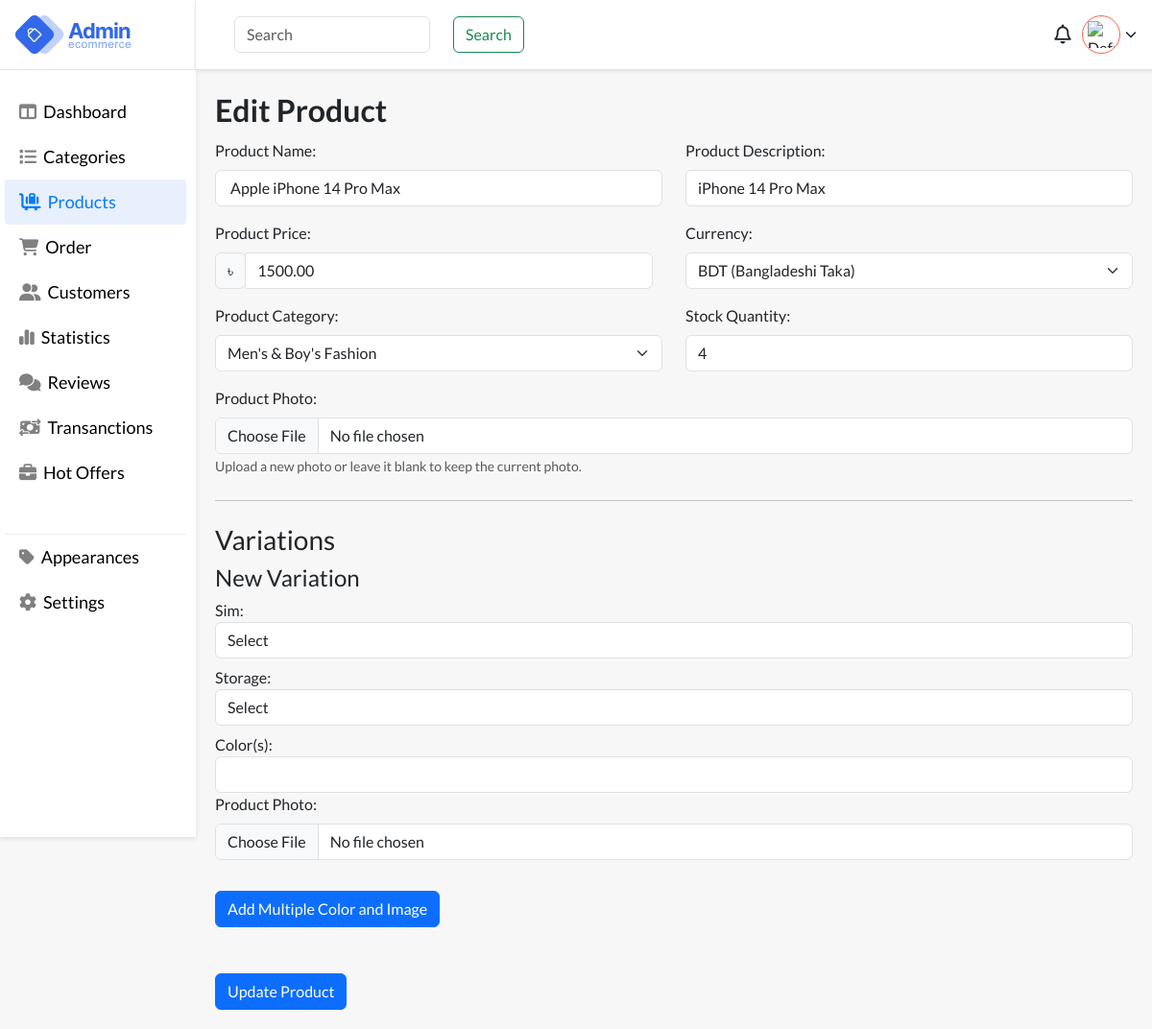
The page /files/edit_product.php?up_id=3 (signed in) on the database as committed earlier.
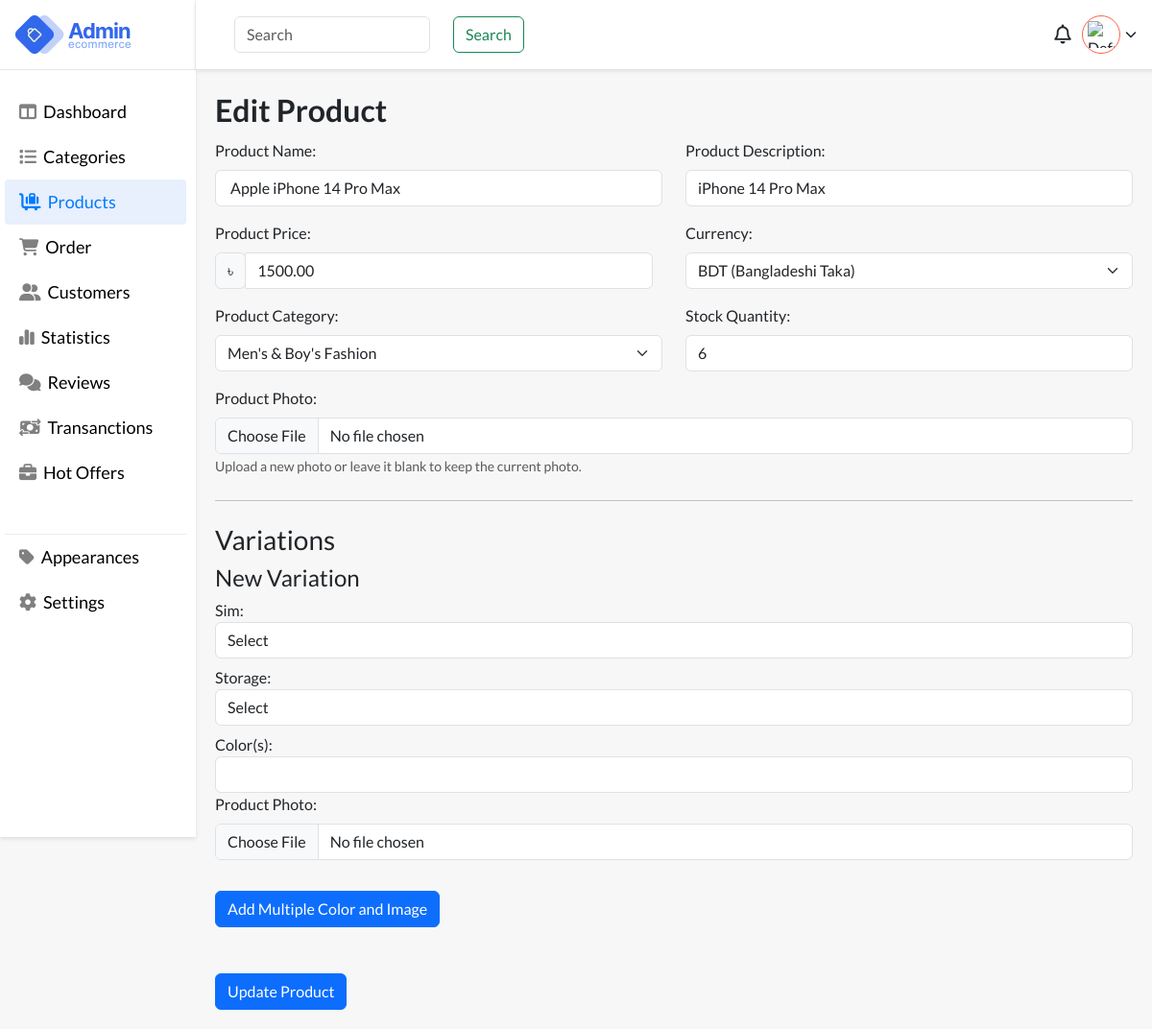
The same page on the database as committed later.
### tables this page shows
CREATE TABLE `products` (
  `id` int(11) NOT NULL,
  `name` varchar(255) DEFAULT NULL,
  `product_photo` blob NOT NULL,
  `description` text DEFAULT NULL,
  `price` decimal(10,2) DEFAULT NULL,
  `category_id` int(11) DEFAULT NULL,
  `stock_quantity` int(11) DEFAULT NULL,
  `currency_code` varchar(3) DEFAULT 'BDT',
  `created_at` timestamp NOT NULL DEFAULT current_timestamp(),
  `updated_at` timestamp NOT NULL DEFAULT current_timestamp() ON UPDATE current_timestamp()
);

CREATE TABLE `categories` (
  `id` int(11) NOT NULL,
  `name` varchar(255) DEFAULT NULL,
  `parent_category_id` int(11) DEFAULT NULL,
  `category_description` text DEFAULT NULL,
  `created_at` timestamp NOT NULL DEFAULT current_timestamp(),
  `updated_at` timestamp NOT NULL DEFAULT current_timestamp() ON UPDATE current_timestamp(),
  `level` int(11) DEFAULT 0,
  `category_photo` varchar(255) DEFAULT NULL
);

### files/edit_product.php (the view, shortened to what the changed rows need)
<?php
require_once "../auth/db-connection/config.php";
$productId = $_GET['up_id'];
$sql = "SELECT * FROM products WHERE id = :productId";
$stmt = $connection->prepare($sql);
$stmt->bindParam(":productId", $productId, PDO::PARAM_INT);
if ($stmt->execute()) {
    $product = $stmt->fetch(PDO::FETCH_ASSOC);
} else {
    echo "Oops! Something went wrong. Please try again later.";
    exit;
}
$sql = "SELECT * FROM categories";
$stmt = $connection->query($sql);
$categories = $stmt->fetchAll(PDO::FETCH_ASSOC);
?>
<!DOCTYPE html>
<html lang="en">
<head>
    <link href="https://cdn.jsdelivr.net/npm/bootstrap@5.3.2/dist/css/bootstrap.min.css" rel="stylesheet">
    <link rel="stylesheet" href="https://cdnjs.cloudflare.com/ajax/libs/font-awesome/6.5.1/css/all.min.css" />
    <link rel="stylesheet" href="../styling/style.css">
</head>
<body style="background:#f7f7f7;">
    <main>
        <div class="app-wrapper">
            <div class="header-body">
                <div class="h-container">
                    <div class="main">
                    <div class="flex">
                        <h1 class="page-heading"> Edit Product </h1>
                    </div>
                    <form id="editProductForm" action="../auth/backend-assets/product/update_product.php" method="post" enctype="multipart/form-data">
                        <div class="row mb-3">
                            <div class="col-md-6">
                                <div class="form-group">
                                    <label for="editProductName" class="form-label">Product Name:</label>
                                    <input type="text" class="form-control" id="editProductName" name="editProductName" value="<?php echo htmlspecialchars($product['name'] ?? ''); ?>" required>
                                </div>
                            </div>
                            <div class="col-md-6">
                                <div class="form-group">
                                    <label for="editProductDescription" class="form-label">Product Description:</label>
                                    <input type="text" class="form-control" id="editProductDescription" name="editProductDescription" value="<?php echo htmlspecialchars($product['description'] ?? ''); ?>" required>
                                </div>
                            </div>
                        </div>
                        <div class="row mb-3">
                            <div class="col-md-6">
                                <div class="form-group">
                                    <div class="input-group">
                                        <span class="input-group-prepend">
                                            <span class="input-group-text">$</span>
                                        </span>
                                        <input type="text" class="form-control" id="editProductPrice" name="editProductPrice" value="<?php echo htmlspecialchars($product['price'] ?? ''); ?>" required>
                                    </div>
                                </div>
                            </div>
                            <div class="col-md-6">
                                <div class="form-group">
                                    <label for="editCurrency" class="form-label">Currency:</label>
                                    <select class="form-select" id="editCurrency" name="editProductCurrency" required>
                                        <option value="BDT" <?php echo ($product['currency_code'] == 'BDT') ? 'selected' : ''; ?>>BDT (Bangladeshi Taka)</option>
                                    </select>
                                </div>
                            </div>
                        </div>
                        <div class="row mb-3">
                            <div class="col-md-6">
                                <div class="form-group">
                                    <label for="editProductCategory" class="form-label">Product Category:</label>
                                    <select class="form-select" id="editProductCategory" name="editProductCategory" required>
                                        <?php foreach ($categories as $category): ?>
                                            <option value="<?php echo $category['id']; ?>" <?php echo ($product['category_id'] == $category['id']) ? 'selected' : ''; ?>><?php echo htmlspecialchars($category['name']); ?></option>
                                        <?php endforeach; ?>
                                    </select>
                                </div>
                            </div>
                            <div class="col-md-6">
                                <div class="form-group">
                                    <label for="editProductStock" class="form-label">Stock Quantity:</label>
                                    <input type="text" class="form-control" id="editProductStock" name="editProductStock" value="<?php echo htmlspecialchars($product['stock_quantity'] ?? ''); ?>" required>
                                </div>
                            </div>
                        </div>
                    </form>
                </div>
            </div>
        </div>
    </div>
</main>
</body>
</html>

Rows that differ between the two databases and show on the page:
changed products "Apple iPhone 14 Pro Max": editProductStock "4" → "6"
